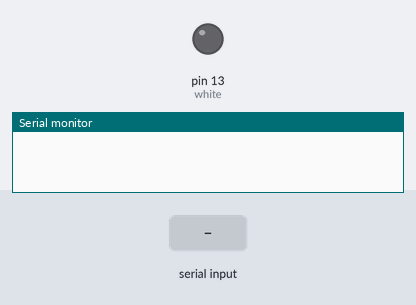
Simulated run of this sketch. Board: Arduino Uno, built with avr-gcc and run on an emulated ATmega328P. Shown: output pins drawn as LEDs (lit = HIGH), the last lines printed to the serial monitor. The inputs (shaded band) are chosen by the test bench.

Above: at 1.2 s.
1.3 s: "brancoON" received over Serial
At 2.5 s:
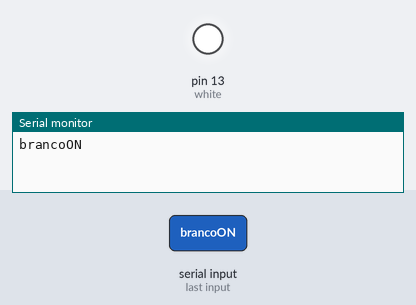
2.8 s: "brancoOFF" received over Serial
At 3.9 s:
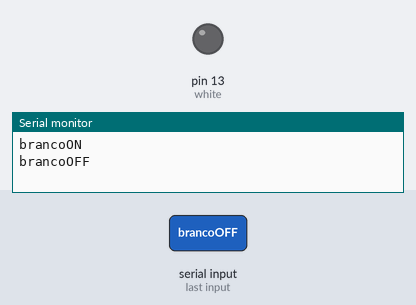
Timing chart, 0 to 5.8 s (numbered marks = the images above; inputs shaded):
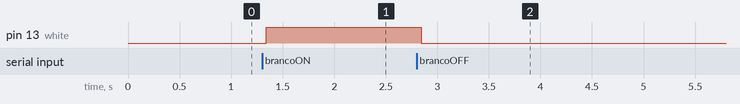

Measured:
- after the input at 1.3 s, pin 13 (white): LOW → HIGH at once
- after the input at 2.8 s, pin 13 (white): HIGH → LOW after 0.05 s

The sketch:

outubro.ino
```cpp
#define white 13
String  LED_control; //string para controle do LED

void setup()
{
  Serial.begin(9600);        //inicializa serial em 9600bps
  pinMode(white, OUTPUT);
  digitalWrite(white, LOW);
}


void loop()
{
  while(Serial.available())   //aguarda dados
  {
    delay(5);
    char let = Serial.read(); //armazena bytes
    LED_control += let;       //na string de controle
  }

  if(LED_control.length() > 0x00)
  {
    Serial.println(LED_control);  //imprime na Serial monitor

    if(LED_control == "brancoON") digitalWrite(white, HIGH);
    else if(LED_control == "brancoOFF") digitalWrite(white, LOW);

    LED_control = ""; //limpa string

  } //end readString

}
```
